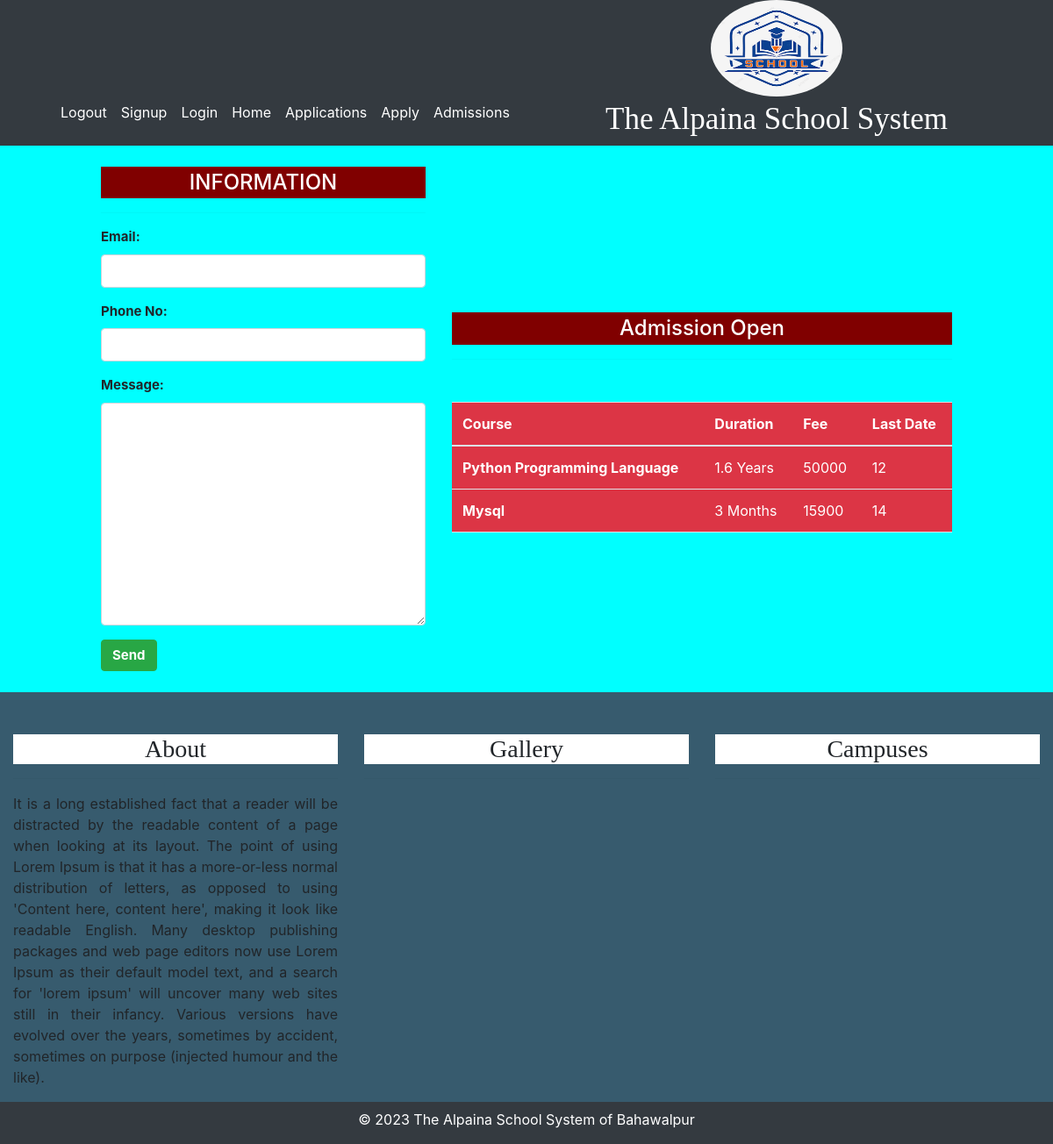
The page / on the database its author committed.
### school/models.py (models this page shows)
class OpenadmissionModel(models.Model):
    session=models.CharField (choices=STATE_CHOICES,max_length=100)
    course=models.CharField(choices= COURSES_CHOICE,max_length=50)
    desc=models.CharField(max_length=252)
    fee=models.PositiveIntegerField()
    last_date=models.IntegerField()

### school/views.py (the view)
# urls.py: path('',views.contact,name='home'),
def contact(request):
    if request.method=='POST':
        fm= Contact_form(request.POST)
        if fm.is_valid():
            fm.save()
    fm= Contact_form()
    st=OpenadmissionModel.objects.all()
    return render(request,'school/home.html',{'form':fm,'fm':st})

### school/forms.py
class Contact_form(forms.ModelForm):
    class Meta:
        model=Contact_us
        fields='__all__'
        labels={
            'ph_no':'Phone No'
        }
        widgets={
            'email':forms.EmailInput(attrs={'class':'form-control'}),
            'ph_no':forms.NumberInput(attrs={'class':'form-control'}),
            'message':forms.Textarea(attrs={'class':'form-control'})
        }

### school/templates/school/home.html (shortened to what this page needs)
{% extends 'school/base.html' %}
{% load static %}
{% block content %}
<div class="container-fluid">
    <div class="row" id = "row1">
        <div class="col-md-4">
            <h4 class="text-center text-white mt-4" style='background-color:#800000; padding: 4px;'>INFORMATION</h4> <hr>
            <form action="" method="post" >
            {% for fm in form  %}
            <div class="form-group mb-3 " style="font-weight:bold;font-size:15px;">
                {{fm.label_tag}}{{fm}} <small class="text_danger">{{fm.errors|striptags}}</small>
            </div>
            {% endfor %}
            <input type="submit"  class="btn btn-success mb-4" style="font-weight:bold;font-size:15px;" value="Send">
        </form>
    </div>
    <div class="col-md-6">
        <h4 class="text-center text-white mt-4" style='background-color:#800000; padding: 4px;'>Admission Open</h4> <hr>
        <table class="table table-hover mt-5 bg-danger text-white">
            <thead>
                <tr>
                    <th scope="col">Course</th>
                    <th scope="col">Duration</th>
                    <th scope="col">Fee</th>
                    <th scope="col">Last Date</th>
                </tr>
            </thead>
            <tbody>
                {% for st in fm %}
                <tr>
                    <th scope="row">{{ st.course }}</th>
                    <td>{{ st.session}}</td>
                    <td>{{ st.fee }}</td>
                    <td>{{ st.last_date }}</td>
                </tr>
                {% endfor %}
            </tbody>
        </table>
    </div>
    </div>
    <div class="row" id="row2">
        <div class="col-md-4">
            <h3 class="text-center mt-5" style="color:danger;background-color:white ; font-family:cursive;">About</h3> <hr>
            <p class="text-justify ">It is a long established fact that a reader will be distracted by
                the readable content of a page when looking at its layout. The point of using
                Lorem Ipsum is that it has a more-or-less normal distribution of letters, as
                opposed to using 'Content here, content here', making it look like readable English.
                 Many desktop publishing packages and web page editors now use Lorem Ipsum as their
                 default model text, and a search for 'lorem ipsum' will uncover many web sites still
                 in their infancy. Various versions have evolved over the years, sometimes by accident,
                sometimes on purpose (injected humour and the like).</p>
        </div>
        <div class="col-md-4">
            <h3 class="text-center mt-5" style="color:danger;background-color:white ;font-family:cursive; ">Gallery</h3> <hr>
        </div>
        <div class="col-md-4">
            <h3 class="text-center mt-5" style="color:danger;background-color:white ; font-family:cursive;">Campuses</h3> <hr>
        </div>
    </div>
</div>
{% endblock content %}

### school/templates/school/base.html (shortened to what this page needs)
<!DOCTYPE html>
{% load static %}
<html lang="en">
<head>
    <link rel="stylesheet" href="{% static 'school/css/bootstrap.css' %}">
    <link rel="stylesheet" href="https://maxcdn.bootstrapcdn.com/bootstrap/4.0.0/css/bootstrap.min.css">
    <link rel="stylesheet" href="{% static 'school/css/css.css' %}">
    <link rel="stylesheet" href="https://cdnjs.cloudflare.com/ajax/libs/bootstrap-datepicker/1.9.0/css/bootstrap-datepicker.min.css">
</head>
<body>
    <div class="container-fluid bg-dark">
        {% include 'school/navbar.html' %}
   <div class="row">
    {% block content %}
    {% endblock content %}
   </div>
   <div class="row">
    <p class="text-center mt-2 text-white ">© 2023 The Alpaina School System of Bahawalpur</p>
   </div>
</body>
</html>

### school/templates/school/navbar.html (shortened to what this page needs)
<!DOCTYPE html>
{% load static %}
<html lang="en">
<head>
</head>
<body>
  <div class="container">
    <div class="row">
        <div class="col-sm-6" style="text-align:left; margin-top:100px;">
            <nav class="navbar navbar-expand-lg navbar-dark bg-dark mt-0">
                <div class="collapse navbar-collapse" id="navbarNav">
                  <ul class="navbar-nav">
                    <li class="nav-item active">
                        <a class="nav-link text-white " href="{% url 'logout' %}">Logout</a>
                    </li>
                    <li class="nav-item active">
                        <a class="nav-link text-white " href="{% url 'signup' %}">Signup</a>
                    </li>
                    <li class="nav-item active">
                        <a class="nav-link text-white " href="{% url 'login' %}">Login</a>
                    </li>
                    <li class="nav-item active">
                      <a class="nav-link text-white " href="{% url 'home' %}">Home</a>
                    </li>
                    <li class="nav-item">
                      <a class="nav-link text-white" href="{% url 'message' %}">Applications</a>
                    </li>
                    <li class="nav-item">
                      <a class="nav-link text-white " href="{% url 'application' %}">Apply</a>
                    </li>
                    <li class="nav-item">
                      <a class="nav-link text-white " href="{% url 'openadmission' %}">Admissions</a>
                    </li>
                  </ul>
                </div>
              </nav>
        </div>
        <div class="col-sm-6 text-right">
            <div class="text-center">
                <img src="{% static 'school/image/school1.png' %}" alt=""
                width='150px'
                height='110px'
                class="rounded-circle">
            </div>
            <p style="font-size:35px; text-align:center; font-family:bold; color:white; margin-bottom:3px;">The Alpaina School System</p>
        </div>
    </div>
</div>
</body>
</html>

### school/static/school/css/css.css (style rules this page uses)
* { margin :0px; padding: 0px; box-sizing: border-box; }
body { background-color: rgb(102, 102, 112); }
#row1 { display: flex; justify-content: center; align-items: center; background-color: aqua; }
#row2 { display: flex; justify-content: center; background-color: rgba(62, 165, 212, 0.308); }

### rows shown on the page
OpenadmissionModel: course "Python Programming Language", session "1.6 Years", fee "50000", last_date "12"
OpenadmissionModel: course "Mysql", session "3 Months", fee "15900", last_date "14"

### other values the page prints
{{ fm.label_tag }} "Email:" "Phone No:" "Message:"
